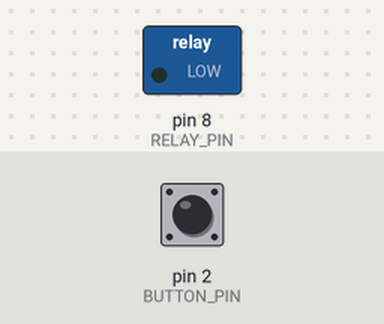
Simulated run of this sketch. Board: Arduino Uno, built with avr-gcc and run on an emulated ATmega328P. Parts: switched loads named in the sketch (green lamp = pin HIGH). The test bench sets the inputs (shaded band); at power-on: pin 2 (BUTTON_PIN) LOW.

Above: at 1.2 s.
1.3 s: pin 2 (BUTTON_PIN) pulled HIGH for 0.15 s
At 1.9 s:
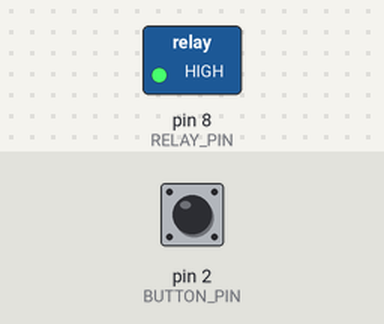
3.8 s: pin 2 (BUTTON_PIN) pulled HIGH for 3.2 s
At 9.2 s:
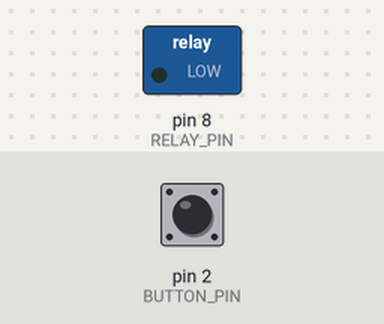
Timing chart, 0 to 10.7 s (numbered marks = the images above; inputs shaded):
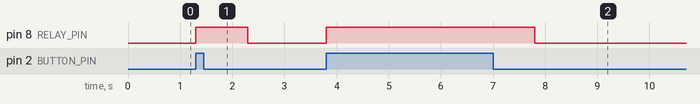

The sketch:

arduinobutton.ino
```cpp
#define RELAY_PIN 8 // Digital pin connected to the relay module
#define BUTTON_PIN 2 // Digital pin connected to the push button

void setup()
{
  Serial.begin(9600);
  pinMode(RELAY_PIN, OUTPUT);
  pinMode(BUTTON_PIN, INPUT);
}

void loop()
{
  int buttonState = digitalRead(BUTTON_PIN);

  if(buttonState == HIGH) {
    // Button is pressed, turn ON the motor via relay
    digitalWrite(RELAY_PIN, HIGH);
    delay(1000); // Delay for motor ON time (1 second in this case)
  } else
  {
    // Button is not pressed, turn OFF the motor via relay
    digitalWrite(RELAY_PIN, LOW);
  }
}
```

Measured:
- after the input at 1.3 s, pin 8 (RELAY_PIN): LOW → HIGH at once, → LOW 1.0 s later
- after the input at 3.8 s, pin 8 (RELAY_PIN): LOW → HIGH at once, → LOW 4.0 s later
